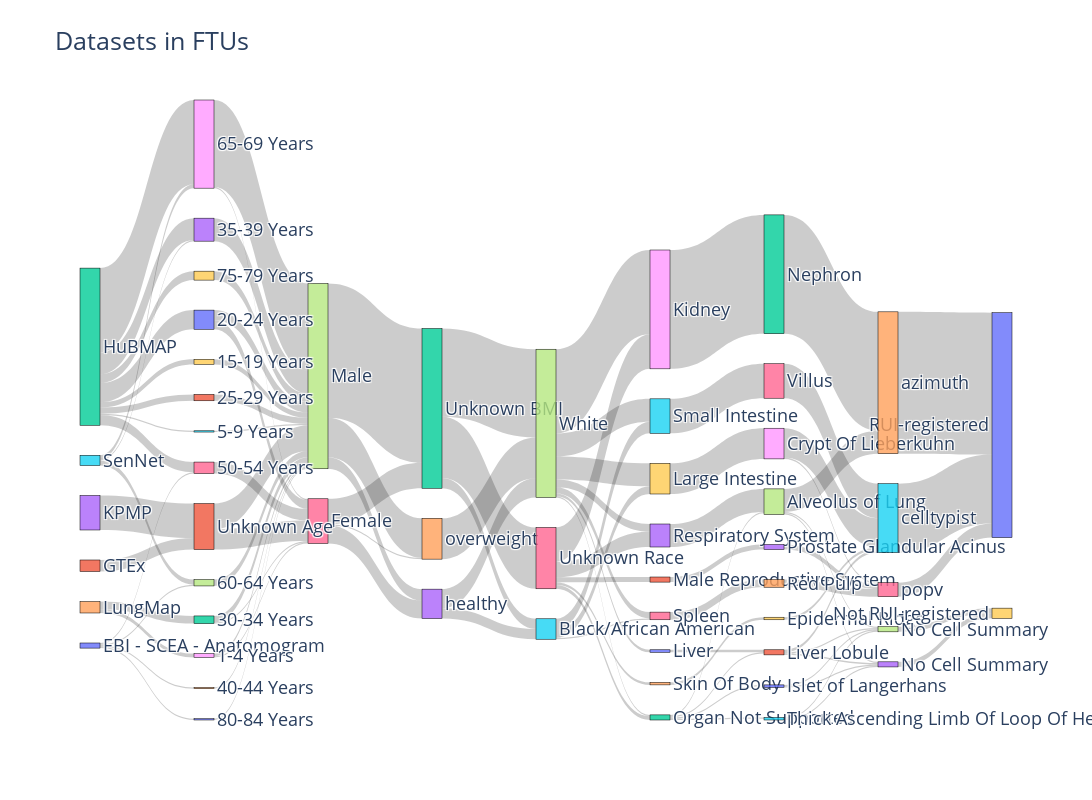

Notebook code for this chart:
### Markdown cell above
## Visualize

### Code cell
sankey_data = go.Sankey(
    node=dict(
        pad=30,  # Padding between nodes
        thickness=20,  # Node thickness
        line=dict(color="black", width=0.5),
        label=nodes['name'].tolist()  # Use the 'name' column as node labels
    ),
    link=dict(
        # Indices of source nodes from 'source_idx'
        source=prep_links['source'],
        # Indices of target nodes from 'target_idx'
        target=prep_links['target'],
        value=prep_links['value']  # Values for the links
    )
)

# Step 2: Create the layout for the Sankey diagram
layout = go.Layout(
    title="Datasets in FTUs",
    font=dict(size=18),
    width=1650,  # width in pixels
    height=800   # height in pixels
)

# Step 3: Create the figure and plot
fig = go.Figure(data=[sankey_data], layout=layout)
fig.show()

### Figure 1 — Plotly figure (JSON) as saved in the notebook; plotly's stock layout.template omitted (floating-point values rounded to 4 significant figures)
{"data": [{"link": {"source": [0, 0, 0, 0, 1, 2, 2, 2, 2, 2, 2, 2, 2, 3, 4, 4, 5, 5, 5, 8, 8, 9, 10, 10, 11, 12, 12, 13, 14, 15, 16, 17, 18, 18, 19, 20, 21, 21, 6, 6, 6, 7, 7, 7, 22, 22, 22, 23, 23, 24, 25, 25, 25, 26, 26, 26, 26, 26, 27, 27, 27, 27, 27, 27, 27, 28, 29, 30, 31, 32, 32, 32, 32, 33, 34, 35, 36, 37, 37, 37, 38, 38, 39, 40, 40, 41, 41, 41, 42, 43, 44, 45, 45, 46, 47, 53, 54, 55, 56], "target": [14, 16, 17, 20, 21, 9, 10, 11, 13, 15, 16, 18, 19, 21, 8, 12, 13, 17, 18, 6, 7, 7, 6, 7, 7, 6, 7, 7, 7, 7, 6, 7, 6, 7, 7, 7, 6, 7, 22, 23, 24, 22, 23, 24, 25, 26, 27, 25, 27, 27, 29, 35, 36, 28, 31, 32, 33, 34, 28, 29, 30, 32, 33, 35, 36, 42, 38, 41, 43, 37, 40, 41, 45, 37, 39, 46, 44, 47, 53, 54, 55, 56, 55, 47, 53, 47, 53, 55, 54, 56, 56, 47, 53, 55, 49, 49, 50, 50, 50], "value": [1, 1, 1, 1, 9, 4, 15, 5, 17, 1, 8, 66, 7, 27, 3, 6, 1, 4, 3, 1, 2, 4, 7, 8, 5, 1, 5, 18, 1, 1, 9, 5, 1, 68, 7, 1, 16, 20, 20, 14, 1, 105, 9, 31, 8, 48, 69, 8, 15, 32, 6, 9, 1, 27, 4, 3, 12, 2, 66, 18, 2, 1, 6, 18, 5, 93, 24, 2, 4, 1, 1, 1, 1, 18, 2, 27, 6, 1, 1, 18, 23, 1, 2, 1, 1, 1, 1, 2, 93, 4, 6, 1, 1, 27, 4, 4, 111, 54, 11]}, "node": {"label": ["EBI - SCEA - Anatomogram", "GTEx", "HuBMAP", "KPMP", "LungMap", "SenNet", "Female", "Male", "1-4 Years", "15-19 Years", "20-24 Years", "25-29 Years", "30-34 Years", "35-39 Years", "40-44 Years", "5-9 Years", "50-54 Years", "60-64 Years", "65-69 Years", "75-79 Years", "80-84 Years", "Unknown Age", "Unknown BMI", "healthy", "overweight", "Black/African American", "Unknown Race", "White", "Kidney", "Large Intestine", "Liver", "Male Reproductive System", "Organ Not Supported", "Respiratory System", "Skin Of Body", "Small Intestine", "Spleen", "Alveolus of Lung", "Crypt Of Lieberkuhn", "Epidermal Ridge", "Islet of Langerhans", "Liver Lobule", "Nephron", "Prostate Glandular Acinus", "Red Pulp", "Thick Ascending Limb Of Loop Of Henle", "Villus", "No Cell Summary", "sc_transcriptomics with Cell Summary", "Not RUI-registered", "RUI-registered", "Atlas Dataset", "Not Atlas Dataset", "No Cell Summary", "azimuth", "celltypist", "popv"], "line": {"color": "black", "width": 0.5}, "pad": 30, "thickness": 20}, "type": "sankey"}], "layout": {"font": {"size": 18}, "height": 800, "title": {"text": "Datasets in FTUs"}, "width": 1650}}
